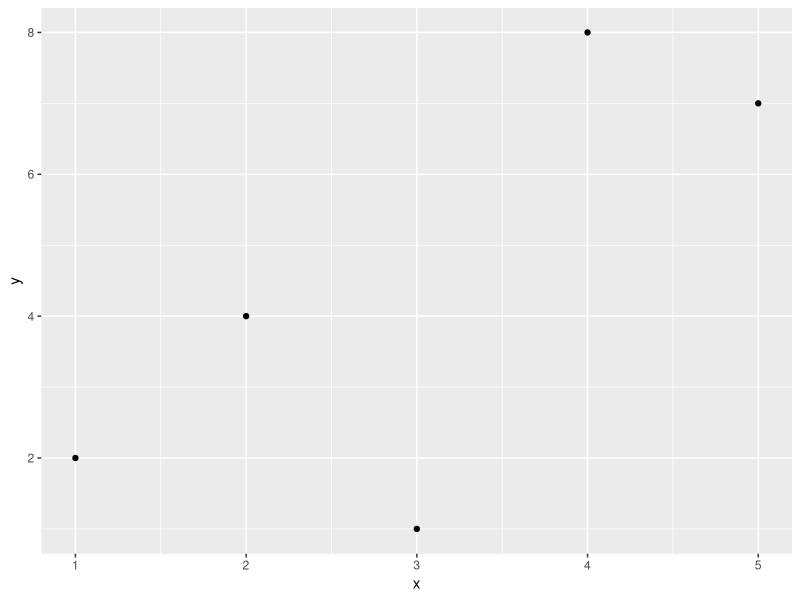

R code for this plot:
library(ggplot2)

x <- c(1, 2, 3, 4, 5)
y <- c(2, 4, 1, 8, 7)

jpeg("scatter_plot.jpg", width = 800, height = 600)

qplot(x, y)

dev.off()
